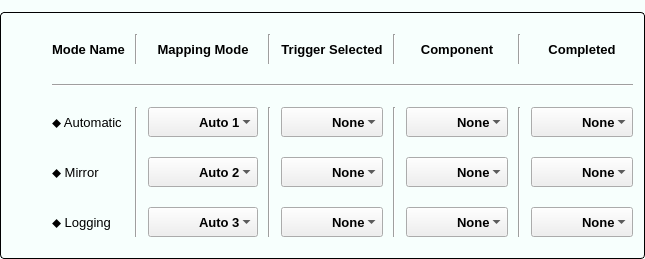
                <widget class="QGroupBox" name="groupBox_2">
                 <property name="font">
                  <font>
                   <family>Segoe UI</family>
                   <pointsize>-1</pointsize>
                   <weight>75</weight>
                   <bold>true</bold>
                  </font>
                 </property>
                 <property name="styleSheet">
                  <string notr="true">/* Khung chính của GroupBox */
QGroupBox {
    background-color: #F7FFFD; /* Màu nền theo yêu cầu của bạn */
    border: 1px solid #000000; /* Viền xám mảnh để định hình khối */
    border-radius: 4px;        /* Bo tròn góc 4px đồng bộ với QPushButton */
    margin-top: 12px;          /* Tạo khoảng cách phía trên để nhường chỗ cho chữ tiêu đề */
    font-size: 15px;           /* Kích thước chữ tiêu đề */
    font-weight: bold;         /* Làm đậm chữ tiêu đề */
    color: #333333;            /* Màu chữ tiêu đề */
}

/* Tùy chỉnh vị trí của chữ tiêu đề GroupBox */
QGroupBox::title {
    subcontrol-origin: margin;
    subcontrol-position: top left; /* Đặt tiêu đề ở góc trên bên trái */
    left: 10px;                    /* Đẩy chữ dịch vào trong một chút cho đẹp */
    padding: 0px 5px;              /* Khoảng cách đệm xung quanh chữ */
}
</string>
                 </property>
                 <property name="title">
                  <string/>
                 </property>
                 <layout class="QGridLayout" name="gridLayout_8">
                  <item row="0" column="0">
                   <layout class="QGridLayout" name="gridLayout_13">
                    <property name="leftMargin">
                     <number>40</number>
                    </property>
                    <property name="topMargin">
                     <number>10</number>
                    </property>
                    <property name="bottomMargin">
                     <number>10</number>
                    </property>
                    <property name="horizontalSpacing">
                     <number>10</number>
                    </property>
                    <property name="verticalSpacing">
                     <number>20</number>
                    </property>
                    <item row="4" column="4">
                     <widget class="QComboBox" name="comboBox_set_trigger_logging">
                      <property name="minimumSize">
                       <size>
                        <width>0</width>
                        <height>30</height>
                       </size>
                      </property>
                      <property name="maximumSize">
                       <size>
                        <width>16777215</width>
                        <height>30</height>
                       </size>
                      </property>
                      <property name="font">
                       <font>
                        <family>Segoe UI</family>
                        <pointsize>10</pointsize>
                        <weight>75</weight>
                        <bold>true</bold>
                       </font>
                      </property>
                      <property name="styleSheet">
                       <string notr="true">QComboBox {
    /* Tăng dần số px bên dưới cho đến khi chữ dịch vào chính giữa */
    padding-left: 50px; 
}
</string>
                      </property>
                      <item>
                       <property name="text">
                        <string>None</string>
                       </property>
                      </item>
                     </widget>
                    </item>
                    <item row="3" column="8">
                     <widget class="QComboBox" name="comboBox_set_completed_mirror">
                      <property name="minimumSize">
                       <size>
                        <width>0</width>
                        <height>30</height>
                       </size>
                      </property>
                      <property name="maximumSize">
                       <size>
                        <width>16777215</width>
                        <height>30</height>
                       </size>
                      </property>
                      <property name="font">
                       <font>
                        <family>Segoe UI</family>
                        <pointsize>10</pointsize>
                        <weight>75</weight>
                        <bold>true</bold>
                       </font>
                      </property>
                      <property name="styleSheet">
                       <string notr="true">QComboBox {
    /* Tăng dần số px bên dưới cho đến khi chữ dịch vào chính giữa */
    padding-left: 50px; 
}
</string>
                      </property>
                      <item>
                       <property name="text">
                        <string>None</string>
                       </property>
                      </item>
                     </widget>
                    </item>
                    <item row="0" column="6">
                     <widget class="QLabel" name="label_22">
                      <property name="minimumSize">
                       <size>
                        <width>0</width>
                        <height>30</height>
                       </size>
                      </property>
                      <property name="maximumSize">
                       <size>
                        <width>16777215</width>
                        <height>30</height>
                       </size>
                      </property>
                      <property name="font">
                       <font>
                        <family>Segoe UI</family>
                        <pointsize>10</pointsize>
                        <weight>75</weight>
                        <bold>true</bold>
                       </font>
                      </property>
                      <property name="text">
                       <string>Component</string>
                      </property>
                      <property name="alignment">
                       <set>Qt::AlignCenter</set>
                      </property>
                     </widget>
                    </item>
                    <item row="2" column="3" rowspan="3">
                     <widget class="Line" name="line_18">
                      <property name="font">
                       <font>
                        <family>Segoe UI</family>
                        <pointsize>10</pointsize>
                       </font>
                      </property>
                      <property name="orientation">
                       <enum>Qt::Vertical</enum>
                      </property>
                     </widget>
                    </item>
                    <item row="4" column="6">
                     <widget class="QComboBox" name="comboBox_set_component_logging">
                      <property name="minimumSize">
                       <size>
                        <width>0</width>
                        <height>30</height>
                       </size>
                      </property>
                      <property name="maximumSize">
                       <size>
                        <width>16777215</width>
                        <height>30</height>
                       </size>
                      </property>
                      <property name="font">
                       <font>
                        <family>Segoe UI</family>
                        <pointsize>10</pointsize>
                        <weight>75</weight>
                        <bold>true</bold>
                       </font>
                      </property>
                      <property name="styleSheet">
                       <string notr="true">QComboBox {
    /* Tăng dần số px bên dưới cho đến khi chữ dịch vào chính giữa */
    padding-left: 50px; 
}
</string>
                      </property>
                      <item>
                       <property name="text">
                        <string>None</string>
                       </property>
                      </item>
                     </widget>
                    </item>
                    <item row="2" column="4">
                     <widget class="QComboBox" name="comboBox_set_trigger_automatic">
                      <property name="minimumSize">
                       <size>
                        <width>0</width>
                        <height>30</height>
                       </size>
                      </property>
                      <property name="maximumSize">
                       <size>
                        <width>16777215</width>
                        <height>30</height>
                       </size>
                      </property>
                      <property name="font">
                       <font>
                        <family>Segoe UI</family>
                        <pointsize>10</pointsize>
                        <weight>75</weight>
                        <bold>true</bold>
                       </font>
                      </property>
                      <property name="styleSheet">
                       <string notr="true">QComboBox {
    /* Tăng dần số px bên dưới cho đến khi chữ dịch vào chính giữa */
    padding-left: 50px; 
}
</string>
                      </property>
                      <item>
                       <property name="text">
                        <string>None</string>
                       </property>
                      </item>
                     </widget>
                    </item>
                    <item row="0" column="8">
                     <widget class="QLabel" name="label_23">
                      <property name="font">
                       <font>
                        <family>Segoe UI</family>
                        <pointsize>10</pointsize>
                        <weight>75</weight>
                        <bold>true</bold>
                       </font>
                      </property>
                      <property name="text">
                       <string>Completed</string>
                      </property>
                      <property name="alignment">
                       <set>Qt::AlignCenter</set>
                      </property>
                     </widget>
                    </item>
                    <item row="0" column="4">
                     <widget class="QLabel" name="label_21">
                      <property name="minimumSize">
                       <size>
                        <width>0</width>
                        <height>30</height>
                       </size>
                      </property>
                      <property name="maximumSize">
                       <size>
                        <width>16777215</width>
                        <height>30</height>
                       </size>
                      </property>
                      <property name="font">
                       <font>
                        <family>Segoe UI</family>
                        <pointsize>10</pointsize>
                        <weight>75</weight>
                        <bold>true</bold>
                       </font>
                      </property>
                      <property name="text">
                       <string>Trigger Selected</string>
                      </property>
                      <property name="alignment">
                       <set>Qt::AlignCenter</set>
                      </property>
                     </widget>
                    </item>
                    <item row="3" column="4">
                     <widget class="QComboBox" name="comboBox_set_trigger_mirror">
                      <property name="minimumSize">
                       <size>
                        <width>0</width>
                        <height>30</height>
                       </size>
                      </property>
                      <property name="maximumSize">
                       <size>
                        <width>16777215</width>
                        <height>30</height>
                       </size>
                      </property>
                      <property name="font">
                       <font>
                        <family>Segoe UI</family>
                        <pointsize>10</pointsize>
                        <weight>75</weight>
                        <bold>true</bold>
                       </font>
                      </property>
                      <property name="styleSheet">
                       <string notr="true">QComboBox {
    /* Tăng dần số px bên dưới cho đến khi chữ dịch vào chính giữa */
    padding-left: 50px; 
}
</string>
                      </property>
                      <item>
                       <property name="text">
                        <string>None</string>
                       </property>
                      </item>
                     </widget>
                    </item>
                    <item row="2" column="8">
                     <widget class="QComboBox" name="comboBox_set_completed_automatic">
                      <property name="minimumSize">
                       <size>
                        <width>0</width>
                        <height>30</height>
                       </size>
                      </property>
                      <property name="maximumSize">
                       <size>
                        <width>16777215</width>
                        <height>30</height>
                       </size>
                      </property>
                      <property name="font">
                       <font>
                        <family>Segoe UI</family>
                        <pointsize>10</pointsize>
                        <weight>75</weight>
                        <bold>true</bold>
                       </font>
                      </property>
                      <property name="styleSheet">
                       <string notr="true">QComboBox {
    /* Tăng dần số px bên dưới cho đến khi chữ dịch vào chính giữa */
    padding-left: 50px; 
}
</string>
                      </property>
                      <item>
                       <property name="text">
                        <string>None</string>
                       </property>
                      </item>
                     </widget>
                    </item>
                    <item row="4" column="8">
                     <widget class="QComboBox" name="comboBox_set_completed_logging">
                      <property name="minimumSize">
                       <size>
                        <width>0</width>
                        <height>30</height>
                       </size>
                      </property>
                      <property name="maximumSize">
                       <size>
                        <width>16777215</width>
                        <height>30</height>
                       </size>
                      </property>
                      <property name="font">
                       <font>
                        <family>Segoe UI</family>
                        <pointsize>10</pointsize>
                        <weight>75</weight>
                        <bold>true</bold>
                       </font>
                      </property>
                      <property name="styleSheet">
                       <string notr="true">QComboBox {
    /* Tăng dần số px bên dưới cho đến khi chữ dịch vào chính giữa */
    padding-left: 50px; 
}
</string>
                      </property>
                      <item>
                       <property name="text">
                        <string>None</string>
                       </property>
                      </item>
                     </widget>
                    </item>
                    <item row="3" column="0">
                     <widget class="QLabel" name="label_17">
                      <property name="font">
                       <font>
                        <family>Segoe UI</family>
                        <pointsize>10</pointsize>
                       </font>
                      </property>
                      <property name="text">
                       <string>⬥ Mirror</string>
                      </property>
                     </widget>
                    </item>
                    <item row="2" column="2">
                     <widget class="QComboBox" name="comboBox_automatic_mode">
                      <property name="minimumSize">
                       <size>
                        <width>0</width>
                        <height>30</height>
                       </size>
                      </property>
                      <property name="maximumSize">
                       <size>
                        <width>16777215</width>
                        <height>30</height>
                       </size>
                      </property>
                      <property name="font">
                       <font>
                        <family>Segoe UI</family>
                        <pointsize>10</pointsize>
                        <weight>75</weight>
                        <bold>true</bold>
                       </font>
                      </property>
                      <property name="styleSheet">
                       <string notr="true">QComboBox {
    /* Tăng dần số px bên dưới cho đến khi chữ dịch vào chính giữa */
    padding-left: 50px; 
}
</string>
                      </property>
                      <item>
                       <property name="text">
                        <string>Auto 1</string>
                       </property>
                      </item>
                      <item>
                       <property name="text">
                        <string>Auto 2</string>
                       </property>
                      </item>
                      <item>
                       <property name="text">
                        <string>Auto 3</string>
                       </property>
                      </item>
                     </widget>
                    </item>
                    <item row="2" column="0">
                     <widget class="QLabel" name="label_8">
                      <property name="font">
                       <font>
                        <family>Segoe UI</family>
                        <pointsize>10</pointsize>
                       </font>
                      </property>
                      <property name="text">
                       <string>⬥ Automatic</string>
                      </property>
                     </widget>
                    </item>
                    <item row="2" column="5" rowspan="3">
                     <widget class="Line" name="line_19">
                      <property name="font">
                       <font>
                        <family>Segoe UI</family>
                        <pointsize>10</pointsize>
                       </font>
                      </property>
                      <property name="orientation">
                       <enum>Qt::Vertical</enum>
                      </property>
                     </widget>
                    </item>
                    <item row="2" column="1" rowspan="3">
                     <widget class="Line" name="line_17">
                      <property name="font">
                       <font>
                        <family>Segoe UI</family>
                        <pointsize>10</pointsize>
                       </font>
                      </property>
                      <property name="orientation">
                       <enum>Qt::Vertical</enum>
                      </property>
                     </widget>
                    </item>
                    <item row="4" column="0">
                     <widget class="QLabel" name="label_18">
                      <property name="font">
                       <font>
                        <family>Segoe UI</family>
                        <pointsize>10</pointsize>
                       </font>
                      </property>
                      <property name="text">
                       <string>⬥ Logging</string>
                      </property>
                     </widget>
                    </item>
                    <item row="3" column="6">
                     <widget class="QComboBox" name="comboBox_set_component_mirror">
                      <property name="minimumSize">
                       <size>
                        <width>0</width>
                        <height>30</height>
                       </size>
                      </property>
                      <property name="maximumSize">
                       <size>
                        <width>16777215</width>
                        <height>30</height>
                       </size>
                      </property>
                      <property name="font">
                       <font>
                        <family>Segoe UI</family>
                        <pointsize>10</pointsize>
                        <weight>75</weight>
                        <bold>true</bold>
                       </font>
                      </property>
                      <property name="styleSheet">
                       <string notr="true">QComboBox {
    /* Tăng dần số px bên dưới cho đến khi chữ dịch vào chính giữa */
    padding-left: 50px; 
}
</string>
                      </property>
                      <item>
                       <property name="text">
                        <string>None</string>
                       </property>
                      </item>
                     </widget>
                    </item>
                    <item row="0" column="2">
                     <widget class="QLabel" name="label_40">
                      <property name="minimumSize">
                       <size>
                        <width>0</width>
                        <height>30</height>
                       </size>
                      </property>
                      <property name="maximumSize">
                       <size>
                        <width>16777215</width>
                        <height>30</height>
                       </size>
                      </property>
                      <property name="font">
                       <font>
                        <family>Segoe UI</family>
                        <pointsize>10</pointsize>
                        <weight>75</weight>
                        <bold>true</bold>
                       </font>
                      </property>
                      <property name="text">
                       <string>Mapping Mode</string>
                      </property>
                      <property name="alignment">
                       <set>Qt::AlignCenter</set>
                      </property>
                     </widget>
                    </item>
                    <item row="2" column="6">
                     <widget class="QComboBox" name="comboBox_set_component_automatic">
                      <property name="minimumSize">
                       <size>
                        <width>0</width>
                        <height>30</height>
                       </size>
                      </property>
                      <property name="maximumSize">
                       <size>
                        <width>16777215</width>
                        <height>30</height>
                       </size>
                      </property>
                      <property name="font">
                       <font>
                        <family>Segoe UI</family>
                        <pointsize>10</pointsize>
                        <weight>75</weight>
                        <bold>true</bold>
                       </font>
                      </property>
                      <property name="styleSheet">
                       <string notr="true">QComboBox {
    /* Tăng dần số px bên dưới cho đến khi chữ dịch vào chính giữa */
    padding-left: 50px; 
}
</string>
                      </property>
                      <item>
                       <property name="text">
                        <string>None</string>
                       </property>
                      </item>
                     </widget>
                    </item>
                    <item row="4" column="2">
                     <widget class="QComboBox" name="comboBox_logging_mode">
                      <property name="minimumSize">
                       <size>
                        <width>0</width>
                        <height>30</height>
                       </size>
                      </property>
                      <property name="maximumSize">
                       <size>
                        <width>16777215</width>
                        <height>30</height>
                       </size>
                      </property>
                      <property name="font">
                       <font>
                        <family>Segoe UI</family>
                        <pointsize>10</pointsize>
                        <weight>75</weight>
                        <bold>true</bold>
                       </font>
                      </property>
                      <property name="styleSheet">
                       <string notr="true">QComboBox {
    /* Tăng dần số px bên dưới cho đến khi chữ dịch vào chính giữa */
    padding-left: 50px; 
}
</string>
                      </property>
                      <property name="currentText">
                       <string>Auto 3</string>
                      </property>
                      <property name="currentIndex">
                       <number>2</number>
                      </property>
                      <item>
                       <property name="text">
                        <string>Auto 1</string>
                       </property>
                      </item>
                      <item>
                       <property name="text">
                        <string>Auto 2</string>
                       </property>
                      </item>
                      <item>
                       <property name="text">
                        <string>Auto 3</string>
                       </property>
                      </item>
                     </widget>
                    </item>
                    <item row="1" column="0" colspan="9">
                     <widget class="Line" name="line_16">
                      <property name="font">
                       <font>
                        <family>Segoe UI</family>
                        <pointsize>10</pointsize>
                       </font>
                      </property>
                      <property name="orientation">
                       <enum>Qt::Horizontal</enum>
                      </property>
                     </widget>
                    </item>
                    <item row="3" column="2">
                     <widget class="QComboBox" name="comboBox_mirror_mode">
                      <property name="minimumSize">
                       <size>
                        <width>0</width>
                        <height>30</height>
                       </size>
                      </property>
                      <property name="maximumSize">
                       <size>
                        <width>16777215</width>
                        <height>30</height>
                       </size>
                      </property>
                      <property name="font">
                       <font>
                        <family>Segoe UI</family>
                        <pointsize>10</pointsize>
                        <weight>75</weight>
                        <bold>true</bold>
                       </font>
                      </property>
                      <property name="styleSheet">
                       <string notr="true">QComboBox {
    /* Tăng dần số px bên dưới cho đến khi chữ dịch vào chính giữa */
    padding-left: 50px; 
}
</string>
                      </property>
                      <property name="currentText">
                       <string>Auto 2</string>
                      </property>
                      <property name="currentIndex">
                       <number>1</number>
                      </property>
                      <item>
                       <property name="text">
                        <string>Auto 1</string>
                       </property>
                      </item>
                      <item>
                       <property name="text">
                        <string>Auto 2</string>
                       </property>
                      </item>
                      <item>
                       <property name="text">
                        <string>Auto 3</string>
                       </property>
                      </item>
                     </widget>
                    </item>
                    <item row="0" column="0">
                     <widget class="QLabel" name="label_6">
                      <property name="minimumSize">
                       <size>
                        <width>0</width>
                        <height>30</height>
                       </size>
                      </property>
                      <property name="maximumSize">
                       <size>
                        <width>16777215</width>
                        <height>30</height>
                       </size>
                      </property>
                      <property name="font">
                       <font>
                        <family>Segoe UI</family>
                        <pointsize>10</pointsize>
                        <weight>75</weight>
                        <bold>true</bold>
                       </font>
                      </property>
                      <property name="text">
                       <string>Mode Name</string>
                      </property>
                     </widget>
                    </item>
                    <item row="2" column="7" rowspan="3">
                     <widget class="Line" name="line_20">
                      <property name="font">
                       <font>
                        <family>Segoe UI</family>
                        <pointsize>10</pointsize>
                       </font>
                      </property>
                      <property name="orientation">
                       <enum>Qt::Vertical</enum>
                      </property>
                     </widget>
                    </item>
                    <item row="0" column="1">
                     <widget class="Line" name="line_21">
                      <property name="font">
                       <font>
                        <family>Segoe UI</family>
                        <pointsize>10</pointsize>
                       </font>
                      </property>
                      <property name="orientation">
                       <enum>Qt::Vertical</enum>
                      </property>
                     </widget>
                    </item>
                    <item row="0" column="3">
                     <widget class="Line" name="line_22">
                      <property name="font">
                       <font>
                        <family>Segoe UI</family>
                        <pointsize>10</pointsize>
                       </font>
                      </property>
                      <property name="orientation">
                       <enum>Qt::Vertical</enum>
                      </property>
                     </widget>
                    </item>
                    <item row="0" column="5">
                     <widget class="Line" name="line_23">
                      <property name="font">
                       <font>
                        <family>Segoe UI</family>
                        <pointsize>10</pointsize>
                       </font>
                      </property>
                      <property name="orientation">
                       <enum>Qt::Vertical</enum>
                      </property>
                     </widget>
                    </item>
                    <item row="0" column="7">
                     <widget class="Line" name="line_24">
                      <property name="font">
                       <font>
                        <family>Segoe UI</family>
                        <pointsize>10</pointsize>
                       </font>
                      </property>
                      <property name="orientation">
                       <enum>Qt::Vertical</enum>
                      </property>
                     </widget>
                    </item>
                   </layout>
                  </item>
                 </layout>
                </widget>
